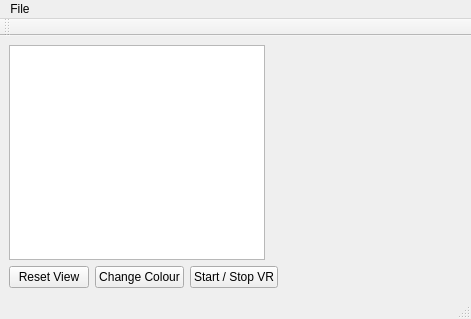
<?xml version="1.0" encoding="UTF-8"?>
<ui version="4.0">
 <class>MainWindow</class>
 <widget class="QMainWindow" name="MainWindow">
  <property name="geometry">
   <rect>
    <x>0</x>
    <y>0</y>
    <width>471</width>
    <height>319</height>
   </rect>
  </property>
  <property name="windowTitle">
   <string>MainWindow</string>
  </property>
  <widget class="QWidget" name="centralwidget">
   <layout class="QVBoxLayout" name="verticalLayout">
    <item>
     <layout class="QHBoxLayout" name="horizontalLayout">
      <item>
       <widget class="QTreeView" name="treeView">
        <property name="sizePolicy">
         <sizepolicy hsizetype="Fixed" vsizetype="Expanding">
          <horstretch>0</horstretch>
          <verstretch>0</verstretch>
         </sizepolicy>
        </property>
       </widget>
      </item>
      <item>
       <widget class="QVTKOpenGLNativeWidget" name="VTKwidget" native="true">
        <property name="enabled">
         <bool>true</bool>
        </property>
        <property name="sizePolicy">
         <sizepolicy hsizetype="Expanding" vsizetype="Expanding">
          <horstretch>0</horstretch>
          <verstretch>0</verstretch>
         </sizepolicy>
        </property>
        <layout class="QHBoxLayout" name="horizontalLayout_4"/>
       </widget>
      </item>
     </layout>
    </item>
    <item>
     <layout class="QHBoxLayout" name="horizontalLayout_3">
      <item>
       <layout class="QHBoxLayout" name="horizontalLayout_2">
        <item>
         <widget class="QPushButton" name="pushButton">
          <property name="text">
           <string>Reset View</string>
          </property>
         </widget>
        </item>
        <item>
         <widget class="QPushButton" name="pushButton2">
          <property name="text">
           <string>Change Colour</string>
          </property>
         </widget>
        </item>
        <item>
         <widget class="QPushButton" name="startStopVRButton">
          <property name="text">
           <string>Start / Stop VR</string>
          </property>
         </widget>
        </item>
        <item>
         <spacer name="horizontalSpacer">
          <property name="orientation">
           <enum>Qt::Horizontal</enum>
          </property>
          <property name="sizeHint" stdset="0">
           <size>
            <width>40</width>
            <height>20</height>
           </size>
          </property>
         </spacer>
        </item>
       </layout>
      </item>
     </layout>
    </item>
   </layout>
  </widget>
  <widget class="QMenuBar" name="menubar">
   <property name="geometry">
    <rect>
     <x>0</x>
     <y>0</y>
     <width>471</width>
     <height>25</height>
    </rect>
   </property>
   <widget class="QMenu" name="menuFile">
    <property name="title">
     <string>File</string>
    </property>
    <addaction name="actionOpen_File"/>
   </widget>
   <addaction name="menuFile"/>
  </widget>
  <widget class="QStatusBar" name="statusbar"/>
  <widget class="QToolBar" name="toolBar">
   <property name="windowTitle">
    <string>toolBar</string>
   </property>
   <attribute name="toolBarArea">
    <enum>TopToolBarArea</enum>
   </attribute>
   <attribute name="toolBarBreak">
    <bool>false</bool>
   </attribute>
  </widget>
  <action name="actionOpen_File">
   <property name="icon">
    <iconset>
     <normaloff>icons/fileopen.png</normaloff>icons/fileopen.png</iconset>
   </property>
   <property name="text">
    <string>Open File</string>
   </property>
  </action>
  <action name="actionItem_Options">
   <property name="text">
    <string>Item Options</string>
   </property>
   <property name="menuRole">
    <enum>QAction::NoRole</enum>
   </property>
  </action>
  <action name="actionstartStopVR">
   <property name="text">
    <string>startStopVR</string>
   </property>
   <property name="menuRole">
    <enum>QAction::NoRole</enum>
   </property>
  </action>
 </widget>
 <customwidgets>
  <customwidget>
   <class>QVTKOpenGLNativeWidget</class>
   <extends>QWidget</extends>
   <header>qvtkopenglnativewidget.h</header>
   <container>1</container>
  </customwidget>
 </customwidgets>
 <resources>
  <include location="icons.qrc"/>
 </resources>
 <connections/>
</ui>
